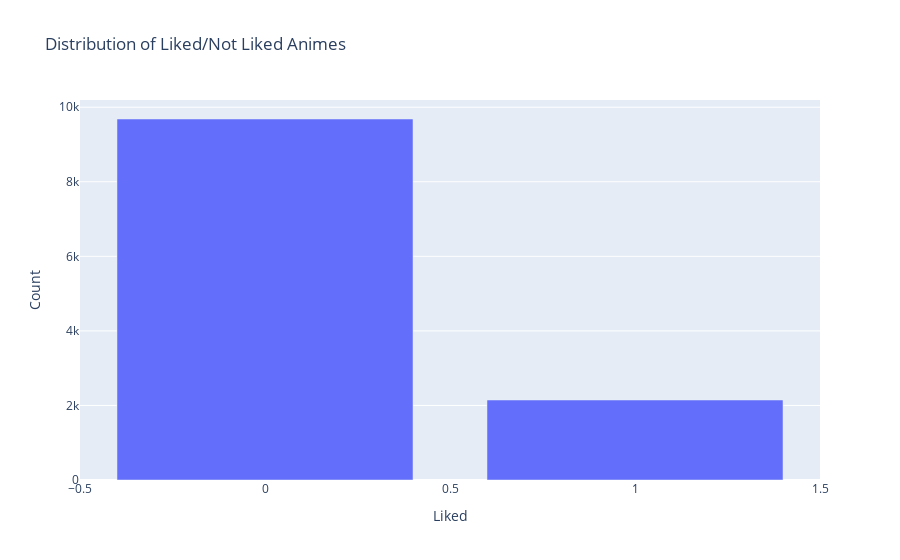

Notebook code cell kept with this figure:
### Code cell
fig = px.bar(x=liked_counts.index, y=liked_counts.values,
             labels={'x': 'Liked', 'y': 'Count'},
             title='Distribution of Liked/Not Liked Animes')
fig.update_layout(xaxis={'categoryorder':'total descending'},
                  xaxis_title='Liked', yaxis_title='Count')
fig.show()

### Figure 1 — Plotly figure (JSON) as saved in the notebook; plotly's stock layout.template omitted (floating-point values rounded to 4 significant figures)
{"data": [{"hovertemplate": "Liked=%{x}<br>Count=%{y}<extra></extra>", "legendgroup": "", "marker": {"color": "#636efa", "pattern": {"shape": ""}}, "name": "", "orientation": "v", "showlegend": false, "textposition": "auto", "type": "bar", "x": [0, 1], "xaxis": "x", "y": [9684, 2146], "yaxis": "y"}], "layout": {"barmode": "relative", "legend": {"tracegroupgap": 0}, "title": {"text": "Distribution of Liked/Not Liked Animes"}, "xaxis": {"anchor": "y", "categoryorder": "total descending", "domain": [0, 1], "title": {"text": "Liked"}}, "yaxis": {"anchor": "x", "domain": [0, 1], "title": {"text": "Count"}}}}
